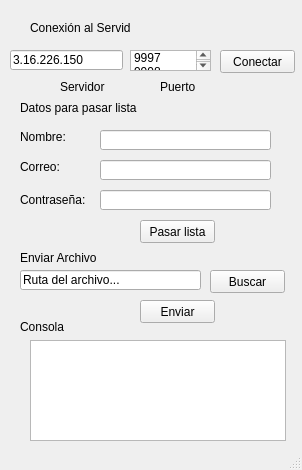
<?xml version="1.0" encoding="UTF-8"?>
<ui version="4.0">
 <class>MainWindow</class>
 <widget class="QMainWindow" name="MainWindow">
  <property name="geometry">
   <rect>
    <x>0</x>
    <y>0</y>
    <width>302</width>
    <height>470</height>
   </rect>
  </property>
  <property name="windowTitle">
   <string>MainWindow</string>
  </property>
  <widget class="QWidget" name="centralwidget">
   <widget class="QLabel" name="label">
    <property name="geometry">
     <rect>
      <x>30</x>
      <y>20</y>
      <width>101</width>
      <height>16</height>
     </rect>
    </property>
    <property name="text">
     <string>Conexión al Servidor</string>
    </property>
   </widget>
   <widget class="QLineEdit" name="servidor">
    <property name="geometry">
     <rect>
      <x>10</x>
      <y>50</y>
      <width>113</width>
      <height>20</height>
     </rect>
    </property>
    <property name="text">
     <string>3.16.226.150</string>
    </property>
   </widget>
   <widget class="QLabel" name="label_2">
    <property name="geometry">
     <rect>
      <x>160</x>
      <y>80</y>
      <width>47</width>
      <height>13</height>
     </rect>
    </property>
    <property name="text">
     <string>Puerto</string>
    </property>
   </widget>
   <widget class="QLabel" name="label_3">
    <property name="geometry">
     <rect>
      <x>60</x>
      <y>80</y>
      <width>47</width>
      <height>13</height>
     </rect>
    </property>
    <property name="text">
     <string>Servidor</string>
    </property>
   </widget>
   <widget class="QPushButton" name="botonConectar">
    <property name="geometry">
     <rect>
      <x>220</x>
      <y>50</y>
      <width>75</width>
      <height>23</height>
     </rect>
    </property>
    <property name="text">
     <string>Conectar</string>
    </property>
   </widget>
   <widget class="QLabel" name="label_4">
    <property name="geometry">
     <rect>
      <x>20</x>
      <y>100</y>
      <width>121</width>
      <height>16</height>
     </rect>
    </property>
    <property name="text">
     <string>Datos para pasar lista</string>
    </property>
   </widget>
   <widget class="QLineEdit" name="nombre">
    <property name="geometry">
     <rect>
      <x>100</x>
      <y>130</y>
      <width>171</width>
      <height>20</height>
     </rect>
    </property>
   </widget>
   <widget class="QLineEdit" name="correo">
    <property name="geometry">
     <rect>
      <x>100</x>
      <y>160</y>
      <width>171</width>
      <height>20</height>
     </rect>
    </property>
   </widget>
   <widget class="QLineEdit" name="password">
    <property name="geometry">
     <rect>
      <x>100</x>
      <y>190</y>
      <width>171</width>
      <height>20</height>
     </rect>
    </property>
   </widget>
   <widget class="QLabel" name="label_5">
    <property name="geometry">
     <rect>
      <x>20</x>
      <y>130</y>
      <width>47</width>
      <height>13</height>
     </rect>
    </property>
    <property name="text">
     <string>Nombre:</string>
    </property>
   </widget>
   <widget class="QLabel" name="label_6">
    <property name="geometry">
     <rect>
      <x>20</x>
      <y>160</y>
      <width>47</width>
      <height>13</height>
     </rect>
    </property>
    <property name="text">
     <string>Correo:</string>
    </property>
   </widget>
   <widget class="QLabel" name="label_7">
    <property name="geometry">
     <rect>
      <x>20</x>
      <y>190</y>
      <width>81</width>
      <height>20</height>
     </rect>
    </property>
    <property name="text">
     <string>Contraseña:</string>
    </property>
   </widget>
   <widget class="QPushButton" name="botonLista">
    <property name="geometry">
     <rect>
      <x>140</x>
      <y>220</y>
      <width>75</width>
      <height>23</height>
     </rect>
    </property>
    <property name="text">
     <string>Pasar lista</string>
    </property>
   </widget>
   <widget class="QLabel" name="label_8">
    <property name="geometry">
     <rect>
      <x>20</x>
      <y>250</y>
      <width>81</width>
      <height>16</height>
     </rect>
    </property>
    <property name="text">
     <string>Enviar Archivo</string>
    </property>
   </widget>
   <widget class="QLineEdit" name="archivo">
    <property name="geometry">
     <rect>
      <x>20</x>
      <y>270</y>
      <width>181</width>
      <height>20</height>
     </rect>
    </property>
    <property name="text">
     <string>Ruta del archivo...</string>
    </property>
   </widget>
   <widget class="QPushButton" name="botonBuscar">
    <property name="geometry">
     <rect>
      <x>210</x>
      <y>270</y>
      <width>75</width>
      <height>23</height>
     </rect>
    </property>
    <property name="text">
     <string>Buscar</string>
    </property>
   </widget>
   <widget class="QPushButton" name="botonEnviar">
    <property name="geometry">
     <rect>
      <x>140</x>
      <y>300</y>
      <width>75</width>
      <height>23</height>
     </rect>
    </property>
    <property name="text">
     <string>Enviar</string>
    </property>
   </widget>
   <widget class="QLabel" name="label_9">
    <property name="geometry">
     <rect>
      <x>20</x>
      <y>320</y>
      <width>47</width>
      <height>13</height>
     </rect>
    </property>
    <property name="text">
     <string>Consola</string>
    </property>
   </widget>
   <widget class="QTextBrowser" name="consola">
    <property name="geometry">
     <rect>
      <x>30</x>
      <y>340</y>
      <width>256</width>
      <height>101</height>
     </rect>
    </property>
   </widget>
   <widget class="QListWidget" name="puerto">
    <property name="geometry">
     <rect>
      <x>130</x>
      <y>50</y>
      <width>81</width>
      <height>21</height>
     </rect>
    </property>
    <item>
     <property name="text">
      <string>9997</string>
     </property>
    </item>
    <item>
     <property name="text">
      <string>9998</string>
     </property>
    </item>
    <item>
     <property name="text">
      <string>9999</string>
     </property>
    </item>
   </widget>
  </widget>
  <widget class="QStatusBar" name="statusbar"/>
 </widget>
 <resources/>
 <connections/>
</ui>
